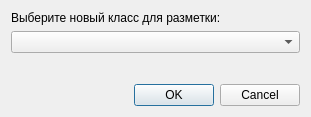
<?xml version="1.0" encoding="UTF-8"?>
<ui version="4.0">
 <class>Dialog</class>
 <widget class="QDialog" name="Dialog">
  <property name="geometry">
   <rect>
    <x>0</x>
    <y>0</y>
    <width>311</width>
    <height>117</height>
   </rect>
  </property>
  <property name="windowTitle">
   <string>Редактирование разметки</string>
  </property>
  <layout class="QGridLayout" name="gridLayout">
   <item row="1" column="0">
    <widget class="QComboBox" name="comboBox"/>
   </item>
   <item row="0" column="0">
    <widget class="QLabel" name="label">
     <property name="text">
      <string>Выберите новый класс для разметки:</string>
     </property>
    </widget>
   </item>
   <item row="3" column="0">
    <widget class="QDialogButtonBox" name="buttonBox">
     <property name="orientation">
      <enum>Qt::Horizontal</enum>
     </property>
     <property name="standardButtons">
      <set>QDialogButtonBox::Cancel|QDialogButtonBox::Ok</set>
     </property>
    </widget>
   </item>
   <item row="2" column="0">
    <spacer name="verticalSpacer">
     <property name="orientation">
      <enum>Qt::Vertical</enum>
     </property>
     <property name="sizeHint" stdset="0">
      <size>
       <width>20</width>
       <height>40</height>
      </size>
     </property>
    </spacer>
   </item>
  </layout>
 </widget>
 <resources/>
 <connections>
  <connection>
   <sender>buttonBox</sender>
   <signal>accepted()</signal>
   <receiver>Dialog</receiver>
   <slot>accept()</slot>
   <hints>
    <hint type="sourcelabel">
     <x>248</x>
     <y>254</y>
    </hint>
    <hint type="destinationlabel">
     <x>157</x>
     <y>274</y>
    </hint>
   </hints>
  </connection>
  <connection>
   <sender>buttonBox</sender>
   <signal>rejected()</signal>
   <receiver>Dialog</receiver>
   <slot>reject()</slot>
   <hints>
    <hint type="sourcelabel">
     <x>316</x>
     <y>260</y>
    </hint>
    <hint type="destinationlabel">
     <x>286</x>
     <y>274</y>
    </hint>
   </hints>
  </connection>
 </connections>
</ui>
